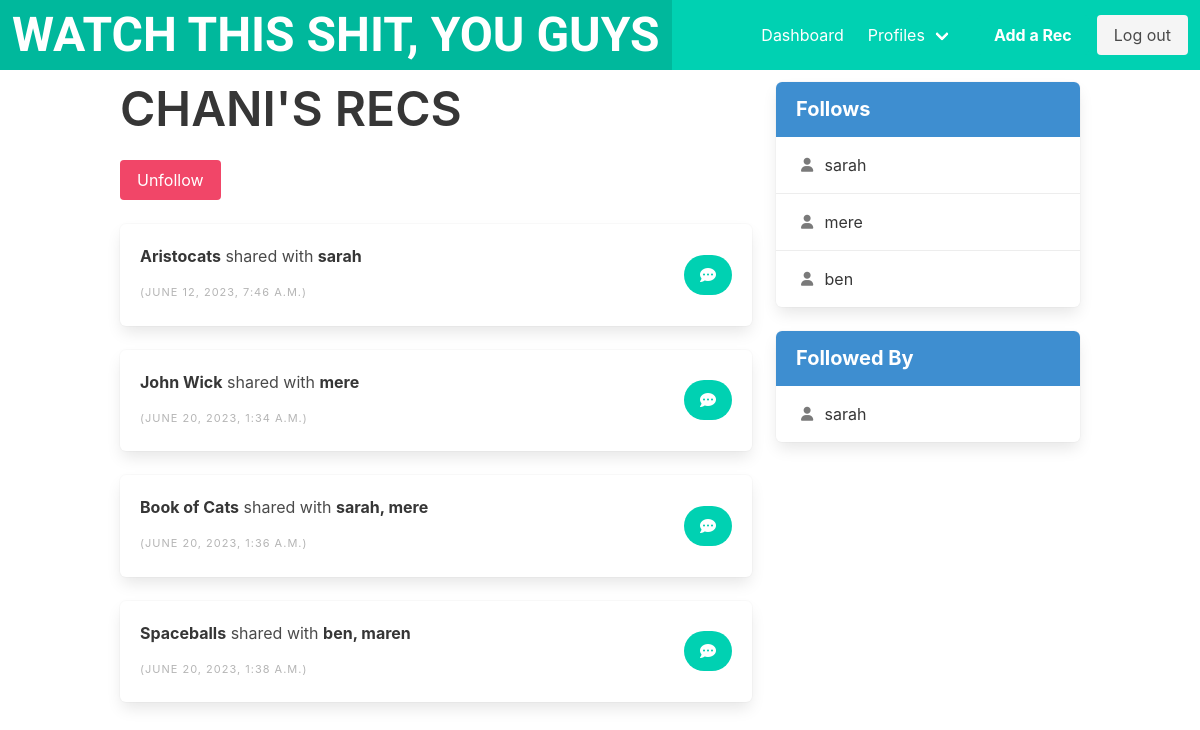
Screenshot of /profile/4 (signed in) with the database file from the repository.
### watchthisshit/models.py (models this page shows, shortened)
class Profile(models.Model):
    user = models.OneToOneField(User, on_delete=models.CASCADE)
    description = models.CharField(max_length=256, blank=True)
    follows = models.ManyToManyField(
        'self',
        related_name='followed_by',
        symmetrical=False,
        blank=True,
    )
    def __str__(self):
        return self.user.username

class Recommendation(models.Model):
    user = models.ForeignKey(
        User, related_name="recs", on_delete=models.SET(get_user_if_deleted)
    )
    recipients = models.ManyToManyField(
        Profile, related_name="received_recs", symmetrical=False, blank=True
    )
    title = models.CharField(max_length=300)
    description = models.TextField(blank=True)
    media_type = models.ForeignKey(
        MediaType, on_delete=models.SET(get_media_type), default=get_media_type_id
    )
    genres = models.ManyToManyField(
        Genre, related_name="genres", symmetrical=False, blank=True
    )
    created_at = models.DateTimeField(auto_now_add=True)

### watchthisshit/views.py (the view, shortened to what this page needs)
# urls.py: path("profile/<int:pk>", profile, name="profile"),
@login_required
def profile(request, pk):
  if not hasattr(request.user, 'profile'):
    missing_profile = Profile(user=request.user)
    missing_profile.save()
  profile = Profile.objects.get(pk=pk)
  return render(request, "watchthisshit/profile.html", {"profile": profile})

### watchthisshit/templates/watchthisshit/profile.html (shortened to what this page needs)
{% extends 'base.html' %}
{% block content %}
<div class="column">
  <div class="block">
    <h1 class="title is-1">{{ profile.user.username|upper }}'S RECS</h1>
    <form method="POST">
      <div class="buttons has-addons">
      {% if profile in user.profile.follows.all %}
        <button class="button is-danger" name="follow" value="unfollow">Unfollow</button>
      {% else %}
        <button class="button is-success" name="follow" value="follow">Follow</button>
      {% endif %}
      </div>
    </form>
  </div>
  <div class="content">
    {% for rec in profile.user.recs.all %}
    <div class="box">
      <article class="level is-full-width is-mobile">
        <div class="level-left">
          <div class="level-item">
            <div>
              <p><strong>{{ rec.title }}</strong> shared with <strong>{{ rec.recipients.all|join:", " }}</strong></p>
              <p class="heading is-small has-text-grey-light">({{ rec.created_at }})</p>
            </div>
          </div>
        </div>
        <div class="level-right">
          <div class="level-item">
            <a href="{% url "watchthisshit:recommendation" pk=rec.pk %}">
              <button class="button is-rounded is-primary">
                <span class="icon">
                  <i class="fas fa-comment-dots"></i>
                </span>
              </button>
            </a>
          </div>
        </div>
      </article>
    </div>
    {% endfor %}
  </div>
</div>
<div class="column is-one-third">
  <div class="block">
    <article class="panel is-info">
      <p class="panel-heading">Follows</p>
      {% for following in profile.follows.all %}
        {% if following.id != profile.id %}
          <div class="panel-block">
            <a class="panel-block" href="{% url 'watchthisshit:profile' following.id %}">
              <span class="panel-icon">
                <i class="fas fa-user" aria-hidden="true"></i>
              </span>
              {{ following }}
            </a>
          </div>
        {% endif %}
      {% endfor %}
    </article>
  </div>
  <div class="block">
    <article class="panel is-info">
      <p class="panel-heading">Followed By</p>
      {% for follower in profile.followed_by.all %}
        {% if follower.id != profile.id %}
          <div class="panel-block">
            <a class="panel-block" href="{% url 'watchthisshit:profile' follower.id %}">
              <span class="panel-icon">
                <i class="fas fa-user" aria-hidden="true"></i>
              </span>
              {{ follower }}
            </a>
          </div>
        {% endif %}
      {% endfor %}
    </article>
  </div>
</div>
{% endblock %}

### rows the page displays
Profile: user.username "CHANI"
Recommendation: title "Aristocats", recipients.all "sarah", created_at "JUNE 12, 2023, 7:46 A.M."
Recommendation: title "John Wick", recipients.all "mere", created_at "JUNE 20, 2023, 1:34 A.M."
Recommendation: title "Book of Cats", recipients.all "sarah, mere", created_at "JUNE 20, 2023, 1:36 A.M."
Recommendation: title "Spaceballs", recipients.all "ben, maren", created_at "JUNE 20, 2023, 1:38 A.M."
Profile: user.username "sarah"
Profile: user.username "mere"
Profile: user.username "ben"
